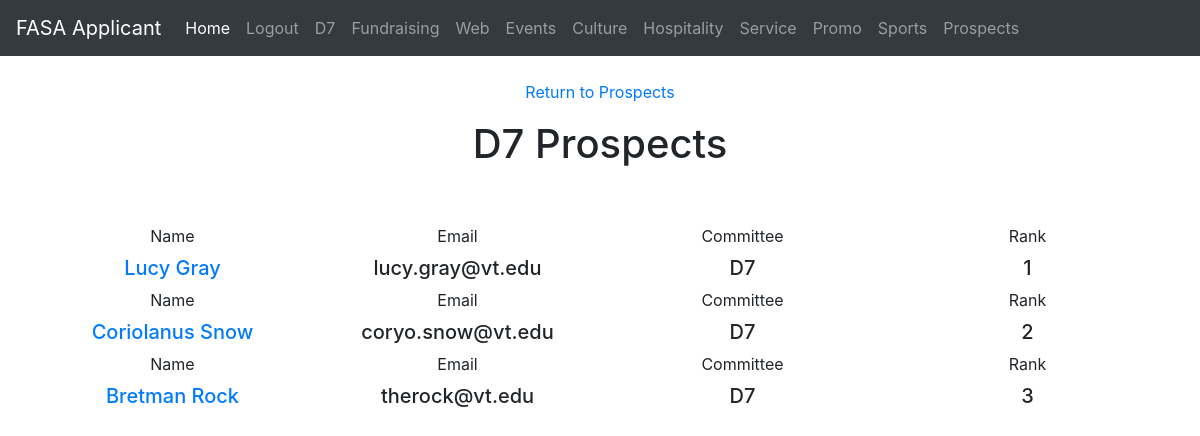
Screenshot of /d7 (signed in) with the database file from the repository.
### run.py (models this page shows, shortened)
class CommitteeData(committee_db.Model):
    id = committee_db.Column(committee_db.Integer, primary_key = True)
    email = committee_db.Column(committee_db.String(100), nullable = False, unique = True)
    first_choice = committee_db.Column(committee_db.String(100))
    second_choice = committee_db.Column(committee_db.String(100))
    third_choice = committee_db.Column(committee_db.String(100))

class MainData(main_db.Model):
    id = main_db.Column(main_db.Integer, primary_key = True)
    first_name = main_db.Column(main_db.String(30), unique = False, nullable = False)
    last_name = main_db.Column(main_db.String(30), unique = False, nullable = False)
    username = main_db.Column(main_db.String(30), unique = False, nullable = False)
    email = main_db.Column(main_db.String(120), unique = True, nullable = False)
    address = main_db.Column(main_db.String(200), unique = False, nullable = False)
    major = main_db.Column(main_db.String(100), unique = False, nullable = False)
    year = main_db.Column(main_db.String(30), unique = False, nullable = False)
    phone_number = main_db.Column(db.String(20), unique = False, nullable = False)

### run.py (the view)
@app.route("/d7")
@login_required
def d7():
    user_list = CommitteeData.query.all()
    first_list = []
    second_list = []
    third_list = []
    for user in user_list:
        if user.first_choice == str("D7") or user.second_choice == str("D7") or user.third_choice == str("D7"):
            digit = 0
            main_data = MainData.query.filter_by(email=user.email).first()
            committee_data = CommitteeData.query.filter_by(email=user.email).first()
            courses_data = CoursesData.query.filter_by(email=user.email).first()
            questions_data = QuestionsData.query.filter_by(email=user.email).first()
            if (user.first_choice == str("D7")):
                digit = 1
                inserted_user = Filter(user.email, "D7", digit, main_data,committee_data, courses_data, questions_data)
                first_list.append(inserted_user)
            elif (user.second_choice == str("D7")):
                digit = 2
                inserted_user = Filter(user.email, "D7", digit, main_data,committee_data, courses_data, questions_data)
                second_list.append(inserted_user)
            elif (user.third_choice == str("D7")):
                digit = 3
                inserted_user = Filter(user.email, "D7", digit, main_data,committee_data, courses_data, questions_data)
                third_list.append(inserted_user)
    return render_template("d7.html", first_list = first_list, second_list = second_list, third_list = third_list)

### run.py (called while the page is built)
@login_manager.user_loader
def load_user(user_id):
    return User.query.get(int(user_id))

### templates/d7.html
{% extends "layou2.html" %}
{% block content %}
<center>
                <p><a href="{{ url_for('prospects') }}">Return to Prospects</a></p>
    <h1>D7 Prospects</h1>
    <br>
    <br>
    {% for user in first_list %}
        <div class = "row">
        <div class="col-sm">
          <label for="year">Name</label>
            <h5><a href="{{ url_for('prospect_info', email = user.email) }}">{{ user.main_data.first_name }} {{ user.main_data.last_name }}</a></h5>
        </div>
        <div class="col-sm">
          <label for="year">Email</label>
            <h5>{{ user.email }}</h5>
        </div>
            <div class = "col-sm">
                <label for="something">Committee</label>
                <h5>{{ user.committee }}</h5>
            </div>
            <div class = "col-sm">
                <label for="something">Rank</label>
                <h5>{{ user.digit }}</h5>
            </div>
        </div>
    {% endfor %}
     {% for user in second_list %}
        <div class = "row">
        <div class="col-sm">
          <label for="year">Name</label>
            <h5><a href="{{ url_for('prospect_info', email = user.email) }}">{{ user.main_data.first_name }} {{ user.main_data.last_name }}</a></h5>
        </div>
        <div class="col-sm">
          <label for="year">Email</label>
            <h5>{{ user.email }}</h5>
        </div>
            <div class = "col-sm">
                <label for="something">Committee</label>
                <h5>{{ user.committee }}</h5>
            </div>
            <div class = "col-sm">
                <label for="something">Rank</label>
                <h5>{{ user.digit }}</h5>
            </div>
        </div>
    {% endfor %}
     {% for user in third_list %}
        <div class = "row">
        <div class="col-sm">
          <label for="year">Name</label>
            <h5><a href="{{ url_for('prospect_info', email = user.email) }}">{{ user.main_data.first_name }} {{ user.main_data.last_name }}</a></h5>
        </div>
        <div class="col-sm">
          <label for="year">Email</label>
            <h5>{{ user.email }}</h5>
        </div>
            <div class = "col-sm">
                <label for="something">Committee</label>
                <h5>{{ user.committee }}</h5>
            </div>
            <div class = "col-sm">
                <label for="something">Rank</label>
                <h5>{{ user.digit }}</h5>
            </div>
        </div>
    {% endfor %}
     </center>
{% endblock content %}

### templates/layou2.html (shortened to what this page needs)
<!DOCTYPE html>
<html lang="en">
<head>
    <link rel="stylesheet" href="https://stackpath.bootstrapcdn.com/bootstrap/4.3.1/css/bootstrap.min.css">
</head>
<body>
    <nav class="navbar navbar-expand-md navbar-dark bg-dark mb-4">
      <a class="navbar-brand" href="/">FASA Applicant</a>
      <div class="collapse navbar-collapse" id="navbarCollapse">
        <ul class="navbar-nav mr-auto">
          <li class="nav-item active">
            <a class="nav-link" href="/">Home <span class="sr-only">(current)</span></a>
          </li>
            {% if current_user.is_authenticated %}
                <li class="nav-item">
                  <a class="nav-link" href="/logout">Logout</a>
              </li>
                <li class="nav-item">
                  <a class="nav-link" href="/d7">D7</a>
              </li>
            <li class="nav-item">
                  <a class="nav-link" href="/fundraising">Fundraising</a>
              </li>
            <li class="nav-item">
                  <a class="nav-link" href="/web">Web</a>
              </li>
            <li class="nav-item">
                  <a class="nav-link" href="/events">Events</a>
              </li>
            <li class="nav-item">
                  <a class="nav-link" href="/culture">Culture</a>
              </li>
            <li class="nav-item">
                  <a class="nav-link" href="/hospitality">Hospitality</a>
              </li>
            <li class="nav-item">
                  <a class="nav-link" href="/service">Service</a>
              </li>
            <li class="nav-item">
                  <a class="nav-link" href="/promo">Promo</a>
              </li>
            <li class="nav-item">
                  <a class="nav-link" href="/sports">Sports</a>
              </li>
            <li class="nav-item">
                  <a class="nav-link" href="{{ url_for('prospects') }}">Prospects</a>
              </li>
            {% endif %}
        </ul>
      </div>
    </nav>
    <div class = "container">
        {% block content %}{% endblock %}
    </div>
</body>
</html>

### rows the page displays
CommitteeData: main_data.first_name "Lucy", main_data.last_name "Gray", email "lucy.gray@vt.edu", committee "D7", digit "1"
CommitteeData: main_data.first_name "Coriolanus", main_data.last_name "Snow", email "coryo.snow@vt.edu", committee "D7", digit "2"
CommitteeData: main_data.first_name "Bretman", main_data.last_name "Rock", email "therock@vt.edu", committee "D7", digit "3"
